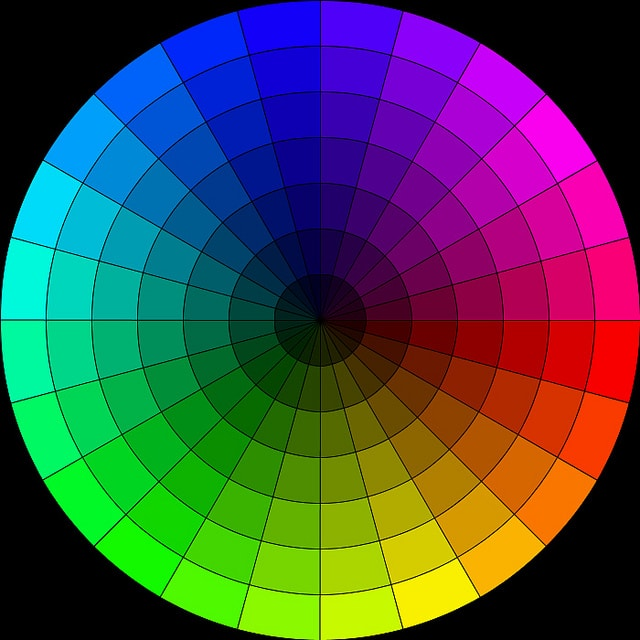
#> input picture images.jpg, 640 x 640 px, found by its file name
$ python 'Color Detection in Images.py'
#> lines starting #> are read from the running program, lines starting #| are printed output that depends on the picture; after the words box and inside, x2 and y2 are one past the last pixel; in counts of white or black regions, pixels touching at a corner belong together
#!/usr/bin/env python
# coding: utf-8

# In[29]:


import cv2
import numpy as np
import matplotlib.pyplot as plt


# In[30]:


img=cv2.imread(r"C:\Users\ANKITA TAPADAR\Desktop\images.jpg")
#> img is the input picture: shape (640, 640, 3); mean B, G, R 72.1, 72.7, 67.5


# In[31]:


plt.figure(figsize=(20,8))
plt.imshow(img)


# In[32]:


rgb1= cv2.cvtColor(img, cv2.COLOR_BGR2RGB)


# In[33]:


plt.figure(figsize=(20,8))
plt.imshow(rgb1)


# In[34]:


hsv=cv2.cvtColor(rgb1, cv2.COLOR_RGB2HSV)
#> hsv: shape (640, 640, 3); mean H, S, V 68.5, 205.3, 138.9


# [14 lines of commented-out code are left out]

lower_range = np.array([95,50,50]) #blue
upper_range = np.array([130,255,255])

mask = cv2.inRange(hsv, lower_range, upper_range)
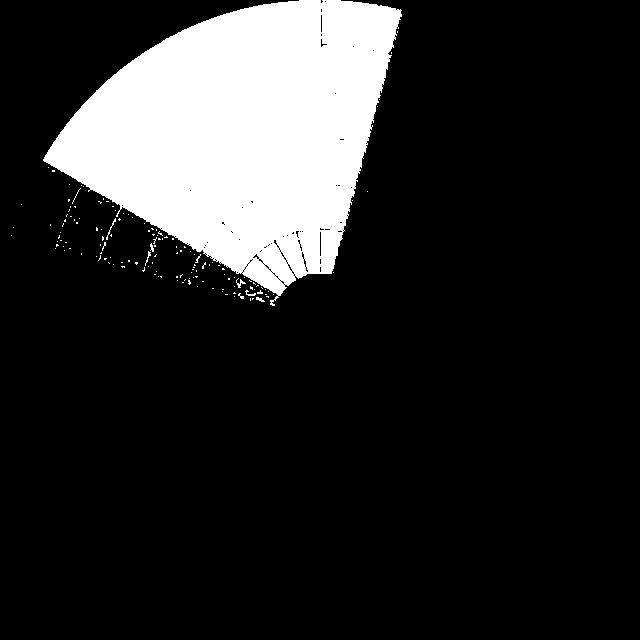
#> mask: shape (640, 640); 16.2% white; 147 white regions (140 under 20 px), largest, box (x1, y1, x2, y2) and area: (43, 0, 402, 306) 65554, (236, 278, 246, 288) 35, (106, 218, 116, 240) 34


# In[88]:


mask = cv2.inRange(hsv, lower_range, upper_range)


# In[89]:


plt.figure(figsize=(20,8))
plt.imshow(mask)


# In[90]:


res = cv2.bitwise_and(rgb1,rgb1,mask=mask)
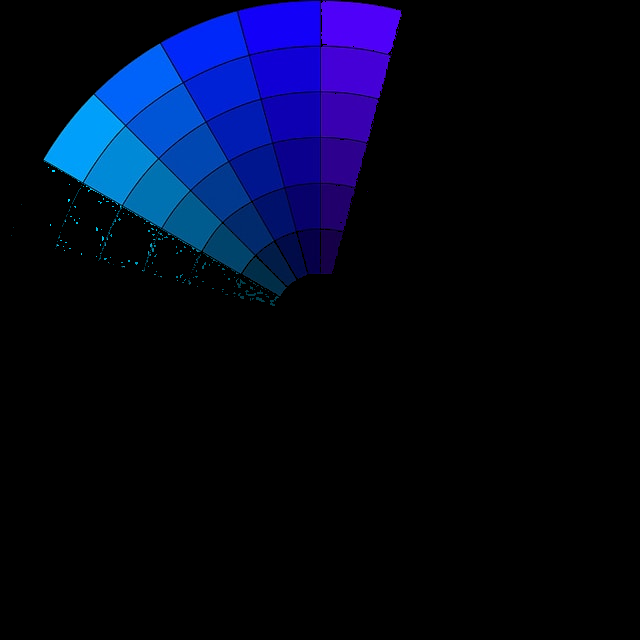
#> res: shape (640, 640, 3); mean R, G, B 2.5, 7.2, 29


# In[91]:


plt.figure(figsize=(20,8))
plt.imshow(res)


# In[23]:


cv2.imshow('image',rgb1)


# In[ ]:
